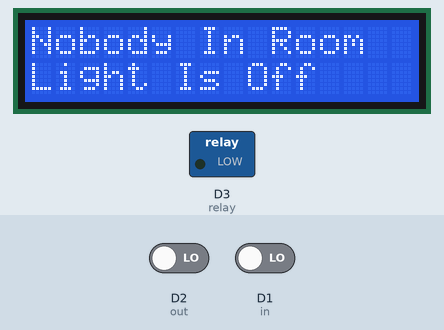
Simulated run of this sketch. Board: ESP8266 (NodeMCU). On the bench: 16×2 character LCD, switched loads named in the sketch (green lamp = pin HIGH). The test bench sets the inputs (shaded band); at power-on: D2 (out) LOW, D1 (in) LOW.

Above: at 3.3 s.
3.4 s: D2 (out) driven HIGH
At 4.2 s:
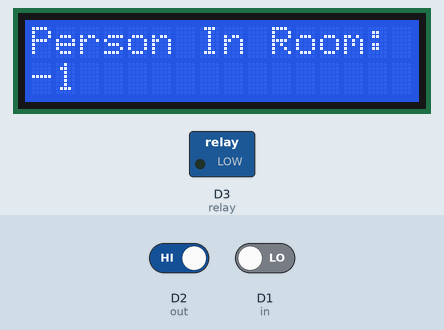
6.4 s: D2 (out) driven LOW
At 7.8 s:
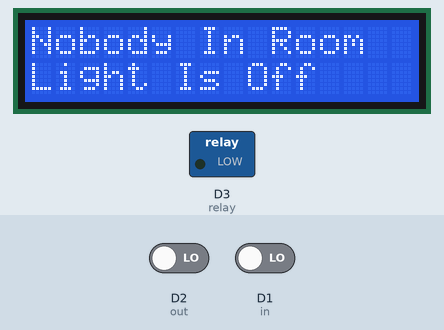
8.1 s: D1 (in) driven HIGH
At 9.0 s:
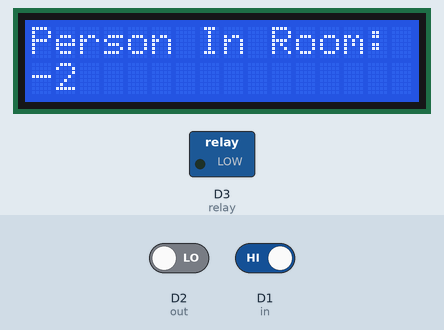
11.1 s: D1 (in) driven LOW
At 12.4 s:
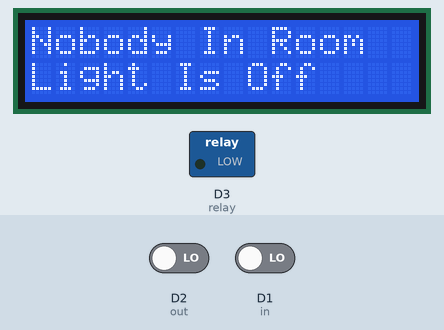
12.7 s: D1 (in) driven HIGH
At 13.7 s:
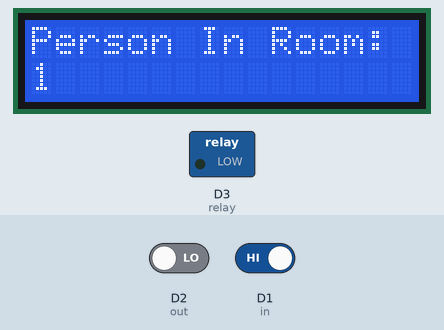
15.4 s: D1 (in) driven LOW
At 16.2 s:
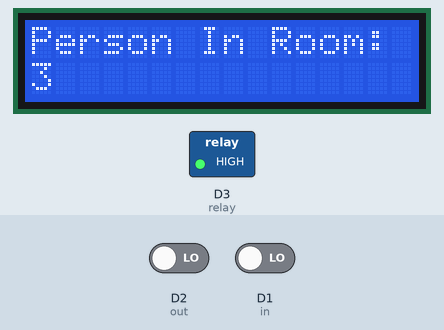
Timing chart, 0 to 18.4 s (numbered marks = the images above; inputs shaded):
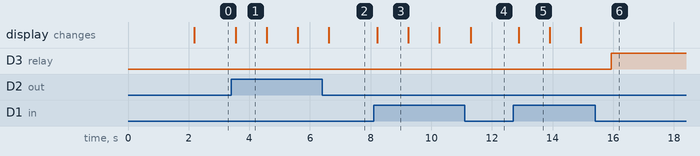

The sketch:

lcd_counter.ino
```cpp
//Visitors Counter and Automatic Room Light
//Viral Science  www.youtube.com/c/viralscience

#include<LiquidCrystal_I2C.h>
#include<Wire.h>
LiquidCrystal_I2C lcd(0x3f,16,2);

#define in D1
#define out D2
#define relay D3  //LED

int count=0;

void IN()
{
    count++;
    lcd.clear();
    lcd.print("Person In Room:");
    lcd.setCursor(0,1);
    lcd.print(count);
    delay(1000);
}

void OUT()
{
  count--;
    lcd.clear();
    lcd.print("Person In Room:");
    lcd.setCursor(0,1);
    lcd.print(count);
    delay(1000);
}

void setup()
{
  lcd.init();
  Wire.begin(D4,D5);
  lcd.begin(16,2);
  lcd.print("Visitor Counter");
  delay(2000);
  pinMode(in, INPUT);
  pinMode(out, INPUT);
  pinMode(relay, OUTPUT);
  lcd.backlight();
  lcd.clear();
  lcd.print("Person In Room:");
  lcd.setCursor(0,1);
  lcd.print(count);
}

void loop()
{

  while(digitalRead(in))
  IN();
  while(digitalRead(out))
  OUT();

  if(count<=0)
  {
    lcd.clear();
    digitalWrite(relay, LOW);
    lcd.clear();
    lcd.print("Nobody In Room");
    lcd.setCursor(0,1);
    lcd.print("Light Is Off");
    delay(200);
  }

  else
    digitalWrite(relay, HIGH);

}
```

Measured:
- after the input at 3.4 s, the display: changes after 0.16 s (image 1)
- after the input at 6.4 s, the display: changes after 0.23 s (image 2)
- after the input at 8.1 s, the display: changes after 0.13 s (image 3)
- after the input at 11.1 s, the display: changes after 0.19 s (image 4)
- after the input at 12.7 s, the display: changes after 0.19 s (image 5)
- after the input at 15.4 s, D3 (relay): LOW → HIGH after 0.53 s
- what the display in image 1 shows lasts 1.0 s, from 3.6 s to 4.6 s
